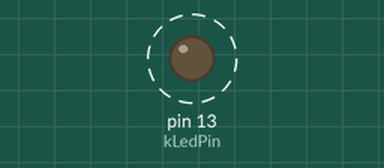
Bench run of a sketch on a simulated Arduino Uno, built with avr-gcc and run on an emulated ATmega328P. Shown: output pins drawn as LEDs (lit = HIGH). Dashed ring = blinking.

Above: at 0.2 s.
Timing chart, 0 to 3.0 s (numbered marks = the images above):
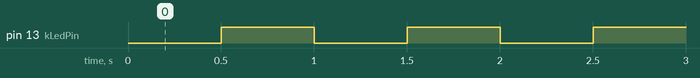

The sketch:

serial-blink.ino
```cpp
/*
 * Non-blocking onboard LED experiment, no external electrical connections.
 * Send 'f' for 150 ms or 's' for 500 ms in Serial Monitor at 9600 baud.
 */
#include "timing.h"

const uint8_t kLedPin = LED_BUILTIN;
uint32_t lastToggle = 0;
uint32_t intervalMs = 500;
bool ledOn = false;

void setup() {
  pinMode(kLedPin, OUTPUT);
  digitalWrite(kLedPin, LOW);
  Serial.begin(9600);
  lastToggle = millis();
}

void loop() {
  const uint32_t now = millis();
  if (blink_is_due(now, lastToggle, intervalMs)) {
    lastToggle = now;
    ledOn = !ledOn;
    digitalWrite(kLedPin, ledOn ? HIGH : LOW);
  }

  // Parse one-byte commands; unexpected characters leave timing unchanged.
  while (Serial.available() > 0) {
    const char command = static_cast<char>(Serial.read());
    if (command == 'f') {
      intervalMs = 150;
      lastToggle = now;
    } else if (command == 's') {
      intervalMs = 500;
      lastToggle = now;
    }
  }
}
```

timing.h
```cpp
#ifndef SERIAL_BLINK_TIMING_H
#define SERIAL_BLINK_TIMING_H

#include <stdint.h>

/* Unsigned subtraction handles the 32-bit millis() counter wrapping. */
static inline bool blink_is_due(uint32_t now, uint32_t last, uint32_t interval_ms) {
    return interval_ms > 0 && (uint32_t)(now - last) >= interval_ms;
}

#endif
```

Measured:
- by itself, pin 13 (kLedPin): alternates HIGH for 0.50 s and LOW for 0.50 s
